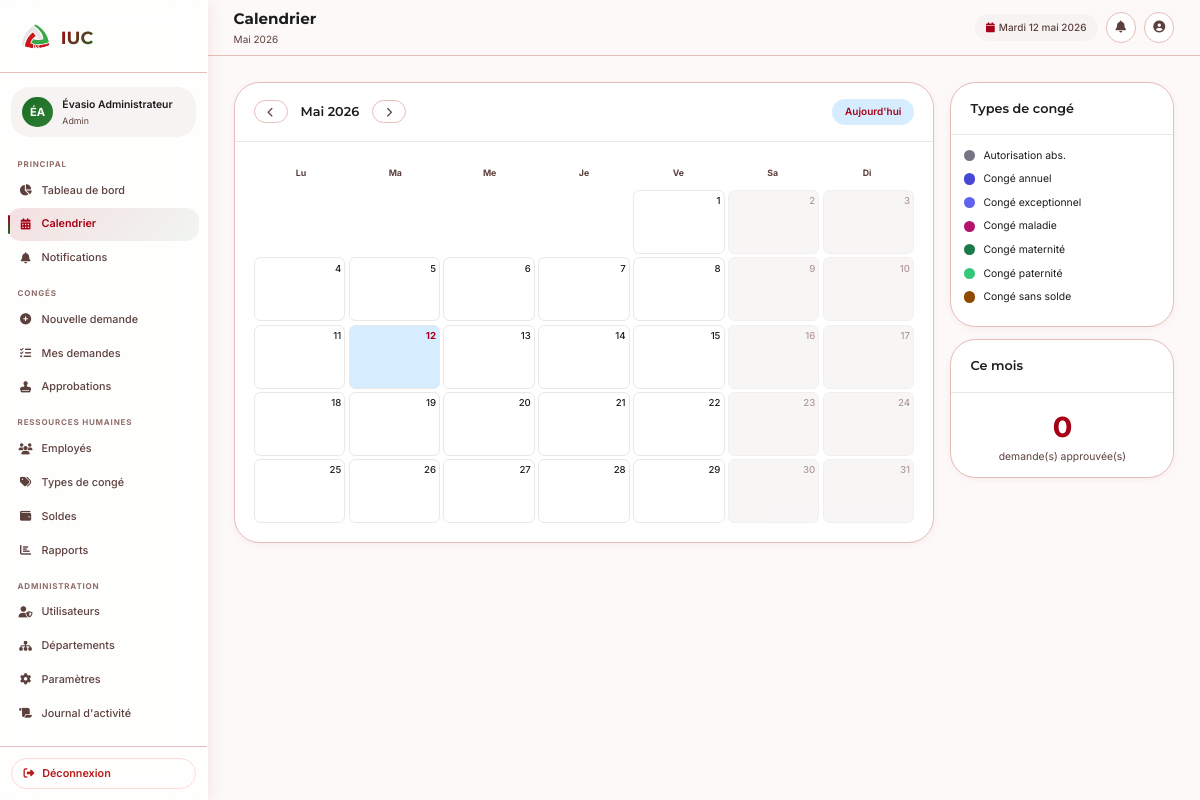
The app's page /calendrier.php (signed in) with its own data.
### tables this page shows
CREATE TABLE `types_conge` (
  `id`                  INT UNSIGNED NOT NULL AUTO_INCREMENT,
  `nom`                 VARCHAR(100) NOT NULL,
  `description`         TEXT DEFAULT NULL,
  `couleur`             VARCHAR(7) NOT NULL DEFAULT '#4648d4',
  `jours_max_annuel`    INT UNSIGNED NOT NULL DEFAULT 30,
  `justificatif_requis` TINYINT(1) NOT NULL DEFAULT 0,
  `actif`               TINYINT(1) NOT NULL DEFAULT 1,
  `created_at`          TIMESTAMP NOT NULL DEFAULT CURRENT_TIMESTAMP,
  `updated_at`          TIMESTAMP NOT NULL DEFAULT CURRENT_TIMESTAMP ON UPDATE CURRENT_TIMESTAMP,
  PRIMARY KEY (`id`)
);

### includes/functions.php (called while the page is built, shortened)
<?php
function h(string $str): string {
    return htmlspecialchars($str, ENT_QUOTES, 'UTF-8');
}
function dateFr(string $date): string {
    $jours = ['Lundi','Mardi','Mercredi','Jeudi','Vendredi','Samedi','Dimanche'];
    $mois  = ['janvier','février','mars','avril','mai','juin',
               'juillet','août','septembre','octobre','novembre','décembre'];
    $d = new DateTime($date);
    return $jours[(int)$d->format('N') - 1] . ' '
         . $d->format('j') . ' '
         . $mois[(int)$d->format('n') - 1] . ' '
         . $d->format('Y');
}
function getParam(string $cle, string $defaut = ''): string {
    static $params = null;
    if ($params === null) {
        $db = getDB();
        $rows = $db->query("SELECT cle, valeur FROM parametres_systeme")->fetchAll();
        foreach ($rows as $r) {
            $params[$r['cle']] = $r['valeur'];
        }
    }
    return $params[$cle] ?? $defaut;
}

### calendrier.php (the view, shortened to what this page needs)
<?php
require_once __DIR__.'/includes/functions.php';
$user=utilisateurCourant(); $db=getDB(); $role=$user['role'];
$mois=(int)($_GET['mois']??date('n'));
$annee=(int)($_GET['annee']??date('Y'));
$premierJour=mktime(0,0,0,$mois,1,$annee);
$nbJours=date('t',$premierJour);
$jourSemaine=(int)date('N',$premierJour);
if($role==='employe') {
    $stmt=$db->prepare("SELECT dc.*,tc.nom AS type_nom,tc.couleur,u.nom,u.prenom,u.id AS uid FROM demandes_conge dc JOIN types_conge tc ON tc.id=dc.type_conge_id JOIN utilisateurs u ON u.id=dc.utilisateur_id WHERE dc.statut='approuve_rh' AND dc.utilisateur_id=? AND ((dc.date_debut<=? AND dc.date_fin>=?) OR (MONTH(dc.date_debut)=? AND YEAR(dc.date_debut)=?))");
    $stmt->execute([$user['id'],date('Y-m-t',$premierJour),date('Y-m-01',$premierJour),$mois,$annee]);
} else {
    $stmt=$db->prepare("SELECT dc.*,tc.nom AS type_nom,tc.couleur,u.nom,u.prenom,u.id AS uid FROM demandes_conge dc JOIN types_conge tc ON tc.id=dc.type_conge_id JOIN utilisateurs u ON u.id=dc.utilisateur_id WHERE dc.statut='approuve_rh' AND ((dc.date_debut<=? AND dc.date_fin>=?) OR (MONTH(dc.date_debut)=? AND YEAR(dc.date_debut)=?))");
    $stmt->execute([date('Y-m-t',$premierJour),date('Y-m-01',$premierJour),$mois,$annee]);
}
$absences=$stmt->fetchAll();
$absParJour=[];
$moisNoms=['','Janvier','Février','Mars','Avril','Mai','Juin','Juillet','Août','Septembre','Octobre','Novembre','Décembre'];
$joursNoms=['Lu','Ma','Me','Je','Ve','Sa','Di'];
$moisPrec=$mois-1; $anneePrec=$annee; if($moisPrec<1){$moisPrec=12;$anneePrec--;}
$moisSuiv=$mois+1; $anneeSuiv=$annee; if($moisSuiv>12){$moisSuiv=1;$anneeSuiv++;}
$types=$db->query("SELECT * FROM types_conge WHERE actif=1 ORDER BY nom")->fetchAll();
$joursOuvresParam=getParam('jours_ouvres','1,2,3,4,5');
$joursOuvresArr=array_map('intval',explode(',',$joursOuvresParam));
$feriesAdmin=json_decode(getParam('jours_feries','[]'),true)??[];
$feriesAdminDates=array_column($feriesAdmin,'date');
require_once __DIR__.'/includes/header.php';
?>
<div style="display:grid;grid-template-columns:1fr 280px;gap:20px;align-items:start">
<div class="card">
  <div class="card-header">
    <div style="display:flex;align-items:center;gap:16px">
      <a href="?mois=<?=$moisPrec?>&annee=<?=$anneePrec?>" class="btn btn-ghost btn-sm"><i class="fas fa-chevron-left"></i></a>
      <div><div class="card-title"><?=$moisNoms[$mois]?> <?=$annee?></div></div>
      <a href="?mois=<?=$moisSuiv?>&annee=<?=$anneeSuiv?>" class="btn btn-ghost btn-sm"><i class="fas fa-chevron-right"></i></a>
    </div>
    <a href="?mois=<?=date('n')?>&annee=<?=date('Y')?>" class="btn btn-secondary btn-sm">Aujourd'hui</a>
  </div>
  <div class="card-body">
    <div style="display:grid;grid-template-columns:repeat(7,1fr);margin-bottom:8px">
      <?php foreach($joursNoms as $j): ?>
      <div style="text-align:center;font-size:11px;font-weight:700;color:var(--on-surface-variant);padding:6px"><?=$j?></div>
      <?php endforeach; ?>
    </div>
    <div style="display:grid;grid-template-columns:repeat(7,1fr);gap:4px">
      <?php
      for($i=1;$i<$jourSemaine;$i++) echo '<div></div>';
      for($j=1;$j<=$nbJours;$j++):
        $dateStr=sprintf('%04d-%02d-%02d',$annee,$mois,$j);
        $dow=(int)date('N',mktime(0,0,0,$mois,$j,$annee));
        $isToday=($dateStr===date('Y-m-d'));
        $isNonWorkDay=!in_array($dow,$joursOuvresArr);
        $isFerie=in_array($dateStr,$feriesAdminDates);
        $nbAbs=count($absParJour[$j]??[]);
        if($isFerie) $bgColor='#fff0f3';
        elseif($isToday) $bgColor='var(--info-container)';
        elseif($isNonWorkDay) $bgColor='var(--surface-low)';
        else $bgColor='white';
      ?>
      <div style="min-height:80px;padding:4px;border:1px solid var(--surface-high);border-radius:var(--radius-sm);background:<?=$bgColor?>;cursor:pointer;<?=$isNonWorkDay||$isFerie?'opacity:0.7':''?>"
           onclick="afficherJour('<?=$dateStr?>','<?=addslashes(isset($absParJour[$j])?implode(',',array_column($absParJour[$j],'prenom')).' '.implode(',',array_column($absParJour[$j],'nom')):'')?>',<?=$nbAbs?>)"
           title="<?=$nbAbs?> absent(s)">
        <div style="text-align:right;font-size:12px;font-weight:<?=$isToday?'700':'500'?>;color:<?=$isToday?'var(--primary)':($isNonWorkDay||$isFerie?'var(--outline)':'var(--on-surface)')?>">
          <?=$j?>
        </div>
      </div>
      <?php endfor; ?>
    </div>
  </div>
</div>
<div style="display:flex;flex-direction:column;gap:16px">
  <div class="card">
    <div class="card-header"><div class="card-title">Types de congé</div></div>
    <div class="card-body" style="padding:16px">
      <?php foreach($types as $t): ?>
      <div style="display:flex;align-items:center;gap:10px;margin-bottom:10px">
        <span style="width:14px;height:14px;border-radius:50%;background:<?=h($t['couleur'])?>;flex-shrink:0"></span>
        <span style="font-size:13px"><?=h($t['nom'])?></span>
      </div>
      <?php endforeach; ?>
    </div>
  </div>
  <div class="card">
    <div class="card-header"><div class="card-title">Ce mois</div></div>
    <div class="card-body" style="padding:16px">
      <div style="text-align:center">
        <div style="font-size:36px;font-weight:700;color:var(--primary);font-family:var(--font-title)"><?=count($absences)?></div>
        <div style="font-size:13px;color:var(--on-surface-variant)">demande(s) approuvée(s)</div>
      </div>
    </div>
  </div>
</div>
</div>
<?php require_once __DIR__.'/includes/footer.php'; ?>

### assets/css/style.css (style rules this page uses)
:root { --primary: #a70016; --primary-container: #cc2229; --on-primary: #ffffff; --secondary: #1b6d24; --secondary-container: #a0f399; --on-secondary: #ffffff; --tertiary: #00567b; --on-tertiary: #ffffff; --background: #fcf9f8; --surface: #fcf9f8; --surface-low: #f6f3f2; --surface-container: #f0eded; --surface-high: #eae7e7; --surface-highest: #e4e2e1; --on-surface: #1b1c1c; --on-surface-variant: #5c403d; --outline: #906f6c; --outline-variant: #e5bdba; --inverse-surface: #303030; --inverse-on-surface: #f3f0f0; --success: #1a7a4a; --success-container: #d6f5e3; --error: #ba1a1a; --error-container: #ffdad6; --warning: #904900; --warning-container: #ffdcc5; --info: #00567b; --info-container: #d6ecff; --radius-sm: 0.5rem; --radius: 1rem; --radius-md: 1.5rem; --radius-lg: 2rem; --radius-xl: 3rem; --radius-full: 9999px; --shadow-sm: 0 2px 8px rgba(167,0,22,0.06); --shadow-md: 0 4px 20px rgba(167,0,22,0.10); --shadow-lg: 0 8px 32px rgba(167,0,22,0.14); --shadow-xl: 0 16px 48px rgba(167,0,22,0.18); --font-title: 'Montserrat', sans-serif; --font-body: 'Inter', sans-serif; --sidebar-width: 260px; --topbar-height: 70px; --content-padding: 32px; }
*, *::before, *::after { box-sizing: border-box; margin: 0; padding: 0; }
html { scroll-behavior: smooth; zoom: 0.8; }
body { font-family: var(--font-body); background: var(--background); color: var(--on-surface); min-height: 100vh; font-size: 15px; line-height: 1.5; -webkit-font-smoothing: antialiased; }
a { text-decoration: none; color: inherit; }
.btn { display: inline-flex; align-items: center; gap: 8px; padding: 10px 22px; border-radius: var(--radius-full); font-family: var(--font-body); font-size: 14px; font-weight: 600; border: none; transition: all 0.2s ease; cursor: pointer; text-decoration: none; white-space: nowrap; }
.btn-secondary { background: var(--info-container); color: var(--primary); }
.btn-ghost { background: transparent; color: var(--on-surface-variant); border: 1px solid var(--outline-variant); }
.btn-sm { padding: 7px 16px; font-size: 12.5px; }
.card { background: white; border-radius: var(--radius-lg); border: 1px solid var(--outline-variant); box-shadow: var(--shadow-sm); overflow: hidden; }
.card-header { display: flex; align-items: center; justify-content: space-between; padding: 20px 24px; border-bottom: 1px solid var(--surface-high); }
.card-title { font-family: var(--font-title); font-size: 16px; font-weight: 600; color: var(--on-surface); }
.card-body { padding: 24px; }

### records on screen
types_conge: nom "Autorisation abs."
types_conge: nom "Congé annuel"
types_conge: nom "Congé exceptionnel"
types_conge: nom "Congé maladie"
types_conge: nom "Congé maternité"
types_conge: nom "Congé paternité"
types_conge: nom "Congé sans solde"

### other values on screen
$initials "ÉA"
$user['prenom'] . ' ' . $user['nom'] "Évasio Administrateur"
$role "Admin"
$label "Tableau de bord Calendrier Notifications Nouvelle demande Mes demandes Approbations Employés Types de congé Soldes Rapports Utilisateurs Départements Paramètres Journal d'activité"
$pageTitle "Calendrier"
$pageSubtitle "Mai 2026"
$today "Mardi 12 mai 2026"
$moisNoms[$mois] "Mai"
$annee "2026"
$j "Lu"
$j "Ma"
$j "Me"
$j "Je"
$j "Ve"
$j "Sa"
